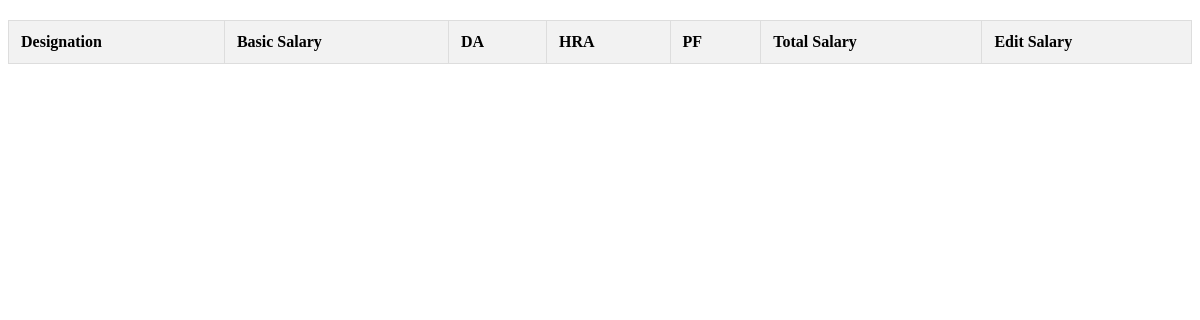
The app's page /manage_salary/, older data.
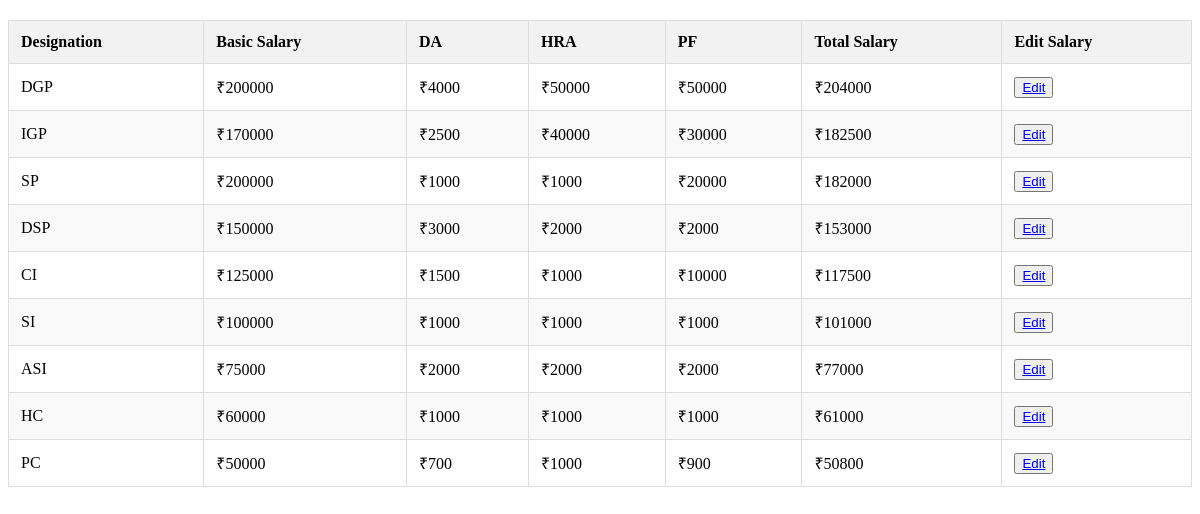
The same page, newer data.
### app_mini/models.py (models this page shows)
class Salary(models.Model):
    DESIGNATION_CHOICE = [
        ('DGP', 'Director General of Police'),
        ('IGP', 'Inspector General of Police'),
        ('SP', 'Superintendent of Police'),
        ('DSP', 'Deputy Superintendent of Police'),
        ('CI', 'Circle Inspector'),
        ('SI', 'Sub Inspector'),
        ('ASI', 'Assistant Sub Inspector'),
        ('HC', 'Head Constable'),
        ('PC', 'Police Constable')
    ]
    designation = models.CharField(max_length=50, choices=DESIGNATION_CHOICE, unique=True)
    bs = models.IntegerField()
    da = models.IntegerField()
    hr = models.IntegerField()
    pf = models.IntegerField()
    total_salaty = models.IntegerField(null=True, blank=True)

### app_mini/views.py (the view)
# urls.py: path('manage_salary/', views.manage_salary, name='manage_salary'),
def manage_salary(request):
    salary_ins = Salary.objects.all()
    return render(request, 'web_admin/manage_salary.html', {'salary_ins':salary_ins})

### app_mini/templates/web_admin/manage_salary.html (shortened to what this page needs)
<!DOCTYPE html>
<html lang="en">
<head>
</head>
<body>
    <table>
        <thead>
            <tr>
                <th>Designation</th>
                <th>Basic Salary</th>
                <th>DA</th>
                <th>HRA</th>
                <th>PF</th>
                <th>Total Salary</th>
                <th>Edit Salary</th>
            </tr>
        </thead>
        <tbody>
            {% for salary in salary_ins %}
            <tr>
                <td>{{ salary.designation }}</td>
                <td>₹{{ salary.bs }}</td>
                <td>₹{{ salary.da }}</td>
                <td>₹{{ salary.hr }}</td>
                <td>₹{{ salary.pf }}</td>
                <td>₹{{ salary.total_salaty }}</td>
                <td><button><a href="../edit_salary/{{salary.id}}">Edit</a></button></td>
            </tr>
            {% endfor %}
        </tbody>
    </table>
</body>
</html>

### app_mini/templates/web_admin/manage_salary.html (style rules this page uses)
table { width: 100%; border-collapse: collapse; margin: 20px 0; }
th, td { padding: 12px; text-align: left; border: 1px solid #ddd; }
th { background-color: #f2f2f2; font-weight: bold; }
tr:nth-child(even) { background-color: #f9f9f9; }

Row changes from the older to the newer data that the page shows:
added Salary: designation "DGP", bs "200000", da "4000", hr "50000", pf "50000", total_salaty "204000"
added Salary: designation "IGP", bs "170000", da "2500", hr "40000", pf "30000", total_salaty "182500"
added Salary: designation "SP", bs "200000", da "1000", hr "1000", pf "20000", total_salaty "182000"
added Salary: designation "DSP", bs "150000", da "3000", hr "2000", pf "2000", total_salaty "153000"
added Salary: designation "CI", bs "125000", da "1500", hr "1000", pf "10000", total_salaty "117500"
added Salary: designation "SI", bs "100000", da "1000", hr "1000", pf "1000", total_salaty "101000"
added Salary: designation "ASI", bs "75000", da "2000", hr "2000", pf "2000", total_salaty "77000"
added Salary: designation "HC", bs "60000", da "1000", hr "1000", pf "1000", total_salaty "61000"
added Salary: designation "PC", bs "50000", da "700", hr "1000", pf "900", total_salaty "50800"
